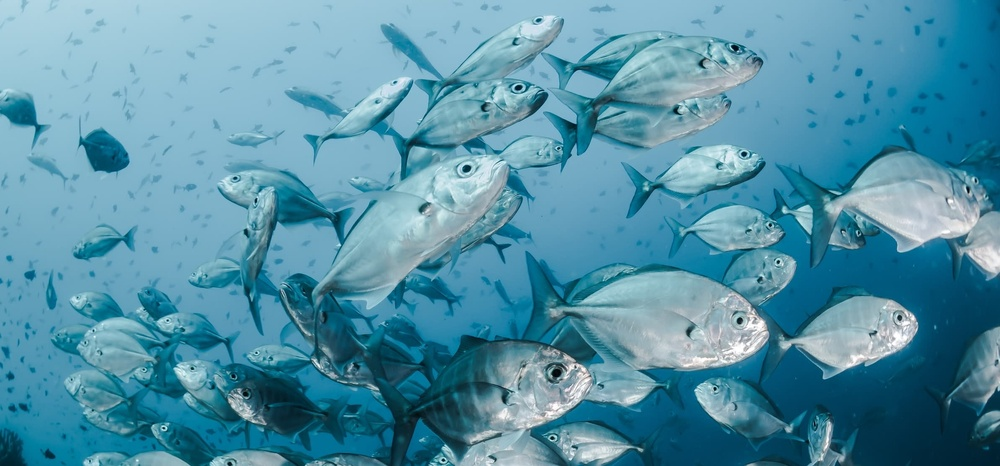
#> input picture Hoc_OpenCV/Chuong_4/fish.jpg, 1000 x 466 px, shrunk from 2386 x 1113 before the run
$ python '4.2_(transform2).py'
#> lines starting #> are read from the running program, lines starting #| are printed output that depends on the picture
import cv2 as cv

def trackbar(angle):
    # Tạo ma trận xoay: (tâm xoay, góc xoay, tỉ lệ)
    M = cv.getRotationMatrix2D(center, angle, 1.0)
    rotated = cv.warpAffine(img, M, (w, h))
    cv.imshow('window', rotated)

img = cv.imread('fish.jpg')
#> img is the input picture: shape (466, 1000, 3); mean B, G, R 166.4, 144.8, 83.2
h, w = img.shape[:2]
#> h = 466; w = 1000
center = (w // 2, h // 2) # Tâm xoay là giữa ảnh
#> center = (500, 233)

cv.imshow('window', img)
# Tạo trackbar để chỉnh góc xoay từ 0 đến 180 độ
cv.createTrackbar('angle', 'window', 0, 180, trackbar)
#> slider 'angle' is set to 60

cv.waitKey(0)
#> in trackbar, `rotated = cv.warpAffine(img, M, (w, h))`:
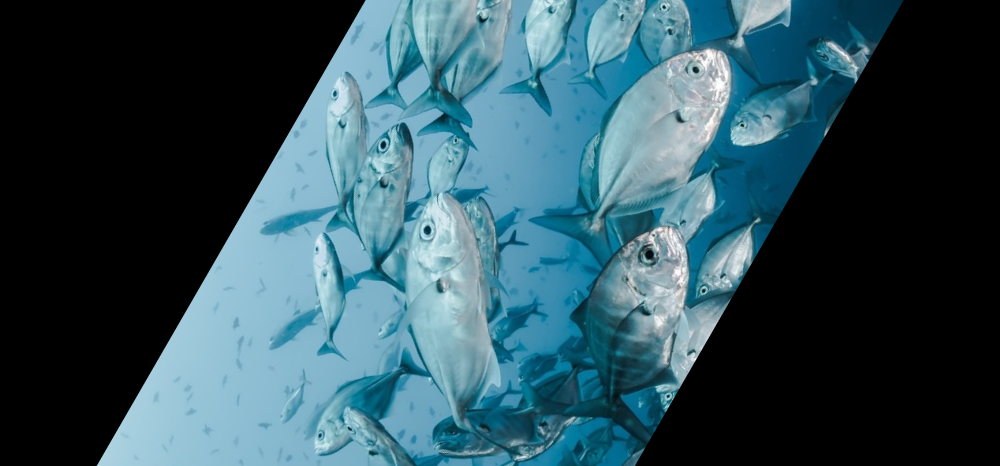
#> rotated: shape (466, 1000, 3); mean B, G, R 90.4, 79.9, 48.9
cv.destroyAllWindows()
